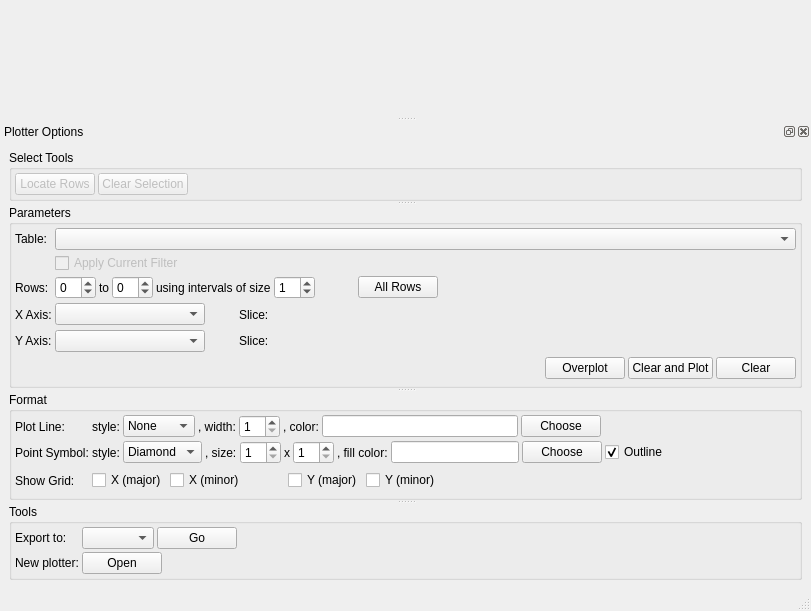
<ui version="4.0" >
 <class>Plotter</class>
 <widget class="QMainWindow" name="Plotter" >
  <property name="geometry" >
   <rect>
    <x>0</x>
    <y>0</y>
    <width>811</width>
    <height>611</height>
   </rect>
  </property>
  <property name="windowTitle" >
   <string>Table Browser Plotter</string>
  </property>
  <widget class="QWidget" name="centralwidget" >
   <layout class="QGridLayout" >
    <property name="margin" >
     <number>9</number>
    </property>
    <property name="spacing" >
     <number>6</number>
    </property>
    <item row="0" column="0" >
     <widget class="QFrame" name="canvasFrame" >
      <property name="frameShape" >
       <enum>QFrame::NoFrame</enum>
      </property>
      <property name="frameShadow" >
       <enum>QFrame::Plain</enum>
      </property>
      <property name="lineWidth" >
       <number>0</number>
      </property>
     </widget>
    </item>
   </layout>
  </widget>
  <widget class="QStatusBar" name="statusbar" />
  <widget class="QDockWidget" name="dockWidget" >
   <property name="floating" >
    <bool>true</bool>
   </property>
   <property name="windowTitle" >
    <string>Plotter Options</string>
   </property>
   <attribute name="dockWidgetArea" >
    <number>8</number>
   </attribute>
   <widget class="QWidget" name="dockWidgetContents" >
    <layout class="QGridLayout" >
     <property name="margin" >
      <number>9</number>
     </property>
     <property name="spacing" >
      <number>6</number>
     </property>
     <item row="0" column="0" >
      <widget class="QSplitter" name="splitter_3" >
       <property name="orientation" >
        <enum>Qt::Vertical</enum>
       </property>
       <widget class="QGroupBox" name="selectBox" >
        <property name="title" >
         <string>Select Tools</string>
        </property>
        <layout class="QHBoxLayout" >
         <property name="margin" >
          <number>3</number>
         </property>
         <property name="spacing" >
          <number>3</number>
         </property>
         <item>
          <widget class="QPushButton" name="selectLocateButton" >
           <property name="enabled" >
            <bool>false</bool>
           </property>
           <property name="text" >
            <string>Locate Rows</string>
           </property>
          </widget>
         </item>
         <item>
          <widget class="QPushButton" name="selectClearButton" >
           <property name="enabled" >
            <bool>false</bool>
           </property>
           <property name="text" >
            <string>Clear Selection</string>
           </property>
          </widget>
         </item>
         <item>
          <spacer>
           <property name="orientation" >
            <enum>Qt::Horizontal</enum>
           </property>
           <property name="sizeHint" >
            <size>
             <width>40</width>
             <height>20</height>
            </size>
           </property>
          </spacer>
         </item>
        </layout>
       </widget>
       <widget class="QSplitter" name="splitter_2" >
        <property name="orientation" >
         <enum>Qt::Vertical</enum>
        </property>
        <widget class="QSplitter" name="splitter" >
         <property name="orientation" >
          <enum>Qt::Vertical</enum>
         </property>
         <widget class="QGroupBox" name="paramsBox" >
          <property name="sizePolicy" >
           <sizepolicy>
            <hsizetype>5</hsizetype>
            <vsizetype>0</vsizetype>
            <horstretch>0</horstretch>
            <verstretch>0</verstretch>
           </sizepolicy>
          </property>
          <property name="title" >
           <string>Parameters</string>
          </property>
          <layout class="QGridLayout" >
           <property name="margin" >
            <number>3</number>
           </property>
           <property name="spacing" >
            <number>3</number>
           </property>
           <item row="0" column="1" >
            <widget class="QComboBox" name="tableChooser" />
           </item>
           <item row="2" column="0" >
            <widget class="QLabel" name="label_2" >
             <property name="text" >
              <string>Rows:</string>
             </property>
            </widget>
           </item>
           <item row="4" column="1" >
            <layout class="QHBoxLayout" >
             <property name="margin" >
              <number>0</number>
             </property>
             <property name="spacing" >
              <number>3</number>
             </property>
             <item>
              <widget class="QComboBox" name="yChooser" >
               <property name="sizePolicy" >
                <sizepolicy>
                 <hsizetype>5</hsizetype>
                 <vsizetype>0</vsizetype>
                 <horstretch>0</horstretch>
                 <verstretch>0</verstretch>
                </sizepolicy>
               </property>
               <property name="minimumSize" >
                <size>
                 <width>150</width>
                 <height>0</height>
                </size>
               </property>
              </widget>
             </item>
             <item>
              <spacer>
               <property name="orientation" >
                <enum>Qt::Horizontal</enum>
               </property>
               <property name="sizeType" >
                <enum>QSizePolicy::Fixed</enum>
               </property>
               <property name="sizeHint" >
                <size>
                 <width>31</width>
                 <height>20</height>
                </size>
               </property>
              </spacer>
             </item>
             <item>
              <widget class="QLabel" name="ySliceLabel" >
               <property name="text" >
                <string>Slice:</string>
               </property>
              </widget>
             </item>
             <item>
              <widget class="QFrame" name="ySliceFrame" >
               <property name="frameShape" >
                <enum>QFrame::NoFrame</enum>
               </property>
               <property name="frameShadow" >
                <enum>QFrame::Plain</enum>
               </property>
               <property name="lineWidth" >
                <number>0</number>
               </property>
              </widget>
             </item>
             <item>
              <spacer>
               <property name="orientation" >
                <enum>Qt::Horizontal</enum>
               </property>
               <property name="sizeHint" >
                <size>
                 <width>381</width>
                 <height>20</height>
                </size>
               </property>
              </spacer>
             </item>
            </layout>
           </item>
           <item row="4" column="0" >
            <widget class="QLabel" name="label_6" >
             <property name="text" >
              <string>Y Axis:</string>
             </property>
            </widget>
           </item>
           <item row="2" column="1" >
            <layout class="QHBoxLayout" >
             <property name="margin" >
              <number>0</number>
             </property>
             <property name="spacing" >
              <number>3</number>
             </property>
             <item>
              <widget class="QSpinBox" name="rowFrom" >
               <property name="wrapping" >
                <bool>true</bool>
               </property>
              </widget>
             </item>
             <item>
              <widget class="QLabel" name="label_3" >
               <property name="text" >
                <string>to</string>
               </property>
              </widget>
             </item>
             <item>
              <widget class="QSpinBox" name="rowTo" >
               <property name="wrapping" >
                <bool>true</bool>
               </property>
              </widget>
             </item>
             <item>
              <widget class="QLabel" name="label_4" >
               <property name="text" >
                <string>using intervals of size</string>
               </property>
              </widget>
             </item>
             <item>
              <widget class="QSpinBox" name="rowInterval" >
               <property name="wrapping" >
                <bool>true</bool>
               </property>
               <property name="minimum" >
                <number>1</number>
               </property>
               <property name="value" >
                <number>1</number>
               </property>
              </widget>
             </item>
             <item>
              <spacer>
               <property name="orientation" >
                <enum>Qt::Horizontal</enum>
               </property>
               <property name="sizeType" >
                <enum>QSizePolicy::Maximum</enum>
               </property>
               <property name="sizeHint" >
                <size>
                 <width>40</width>
                 <height>20</height>
                </size>
               </property>
              </spacer>
             </item>
             <item>
              <widget class="QPushButton" name="allRowsButton" >
               <property name="text" >
                <string>All Rows</string>
               </property>
              </widget>
             </item>
             <item>
              <spacer>
               <property name="orientation" >
                <enum>Qt::Horizontal</enum>
               </property>
               <property name="sizeHint" >
                <size>
                 <width>151</width>
                 <height>20</height>
                </size>
               </property>
              </spacer>
             </item>
            </layout>
           </item>
           <item row="3" column="1" >
            <layout class="QHBoxLayout" >
             <property name="margin" >
              <number>0</number>
             </property>
             <property name="spacing" >
              <number>3</number>
             </property>
             <item>
              <widget class="QComboBox" name="xChooser" >
               <property name="sizePolicy" >
                <sizepolicy>
                 <hsizetype>5</hsizetype>
                 <vsizetype>0</vsizetype>
                 <horstretch>0</horstretch>
                 <verstretch>0</verstretch>
                </sizepolicy>
               </property>
               <property name="minimumSize" >
                <size>
                 <width>150</width>
                 <height>0</height>
                </size>
               </property>
              </widget>
             </item>
             <item>
              <spacer>
               <property name="orientation" >
                <enum>Qt::Horizontal</enum>
               </property>
               <property name="sizeType" >
                <enum>QSizePolicy::Fixed</enum>
               </property>
               <property name="sizeHint" >
                <size>
                 <width>31</width>
                 <height>25</height>
                </size>
               </property>
              </spacer>
             </item>
             <item>
              <widget class="QLabel" name="xSliceLabel" >
               <property name="text" >
                <string>Slice:</string>
               </property>
              </widget>
             </item>
             <item>
              <widget class="QFrame" name="xSliceFrame" >
               <property name="frameShape" >
                <enum>QFrame::NoFrame</enum>
               </property>
               <property name="frameShadow" >
                <enum>QFrame::Plain</enum>
               </property>
               <property name="lineWidth" >
                <number>0</number>
               </property>
              </widget>
             </item>
             <item>
              <spacer>
               <property name="orientation" >
                <enum>Qt::Horizontal</enum>
               </property>
               <property name="sizeHint" >
                <size>
                 <width>381</width>
                 <height>25</height>
                </size>
               </property>
              </spacer>
             </item>
            </layout>
           </item>
           <item row="3" column="0" >
            <widget class="QLabel" name="label_5" >
             <property name="text" >
              <string>X Axis:</string>
             </property>
            </widget>
           </item>
           <item row="0" column="0" >
            <widget class="QLabel" name="label" >
             <property name="text" >
              <string>Table:</string>
             </property>
            </widget>
           </item>
           <item row="5" column="1" >
            <layout class="QHBoxLayout" >
             <property name="margin" >
              <number>0</number>
             </property>
             <property name="spacing" >
              <number>3</number>
             </property>
             <item>
              <spacer>
               <property name="orientation" >
                <enum>Qt::Horizontal</enum>
               </property>
               <property name="sizeHint" >
                <size>
                 <width>481</width>
                 <height>27</height>
                </size>
               </property>
              </spacer>
             </item>
             <item>
              <widget class="QPushButton" name="overplotButton" >
               <property name="text" >
                <string>Overplot</string>
               </property>
              </widget>
             </item>
             <item>
              <widget class="QPushButton" name="plotButton" >
               <property name="text" >
                <string>Clear and Plot</string>
               </property>
              </widget>
             </item>
             <item>
              <widget class="QPushButton" name="clearButton" >
               <property name="text" >
                <string>Clear</string>
               </property>
              </widget>
             </item>
            </layout>
           </item>
           <item row="1" column="1" >
            <widget class="QCheckBox" name="filterBox" >
             <property name="enabled" >
              <bool>false</bool>
             </property>
             <property name="text" >
              <string>Apply Current Filter</string>
             </property>
            </widget>
           </item>
          </layout>
         </widget>
         <widget class="QGroupBox" name="formatBox" >
          <property name="sizePolicy" >
           <sizepolicy>
            <hsizetype>5</hsizetype>
            <vsizetype>0</vsizetype>
            <horstretch>0</horstretch>
            <verstretch>0</verstretch>
           </sizepolicy>
          </property>
          <property name="title" >
           <string>Format</string>
          </property>
          <layout class="QGridLayout" >
           <property name="margin" >
            <number>3</number>
           </property>
           <property name="spacing" >
            <number>3</number>
           </property>
           <item row="0" column="0" >
            <widget class="QLabel" name="label_8" >
             <property name="text" >
              <string>Plot Line:</string>
             </property>
            </widget>
           </item>
           <item row="1" column="0" >
            <widget class="QLabel" name="label_11" >
             <property name="text" >
              <string>Point Symbol:</string>
             </property>
            </widget>
           </item>
           <item row="1" column="1" >
            <layout class="QHBoxLayout" >
             <property name="margin" >
              <number>0</number>
             </property>
             <property name="spacing" >
              <number>3</number>
             </property>
             <item>
              <widget class="QLabel" name="label_12" >
               <property name="text" >
                <string>style:</string>
               </property>
              </widget>
             </item>
             <item>
              <widget class="QComboBox" name="pointStyleChooser" >
               <property name="sizePolicy" >
                <sizepolicy>
                 <hsizetype>5</hsizetype>
                 <vsizetype>0</vsizetype>
                 <horstretch>0</horstretch>
                 <verstretch>0</verstretch>
                </sizepolicy>
               </property>
               <item>
                <property name="text" >
                 <string>Diamond</string>
                </property>
               </item>
               <item>
                <property name="text" >
                 <string>Circle</string>
                </property>
               </item>
               <item>
                <property name="text" >
                 <string>Square</string>
                </property>
               </item>
               <item>
                <property name="text" >
                 <string>None</string>
                </property>
               </item>
              </widget>
             </item>
             <item>
              <widget class="QLabel" name="label_13" >
               <property name="text" >
                <string>, size:</string>
               </property>
              </widget>
             </item>
             <item>
              <widget class="QSpinBox" name="pointSize1" >
               <property name="maximum" >
                <number>10</number>
               </property>
               <property name="minimum" >
                <number>1</number>
               </property>
               <property name="value" >
                <number>1</number>
               </property>
              </widget>
             </item>
             <item>
              <widget class="QLabel" name="label_14" >
               <property name="text" >
                <string>x</string>
               </property>
              </widget>
             </item>
             <item>
              <widget class="QSpinBox" name="pointSize2" >
               <property name="maximum" >
                <number>10</number>
               </property>
               <property name="minimum" >
                <number>1</number>
               </property>
               <property name="value" >
                <number>1</number>
               </property>
              </widget>
             </item>
             <item>
              <widget class="QLabel" name="label_15" >
               <property name="text" >
                <string>, fill color:</string>
               </property>
              </widget>
             </item>
             <item>
              <widget class="QLineEdit" name="symbolColorEdit" >
               <property name="minimumSize" >
                <size>
                 <width>100</width>
                 <height>0</height>
                </size>
               </property>
              </widget>
             </item>
             <item>
              <widget class="QPushButton" name="symbolColorChoose" >
               <property name="text" >
                <string>Choose</string>
               </property>
              </widget>
             </item>
             <item>
              <widget class="QCheckBox" name="symbolOutlineBox" >
               <property name="text" >
                <string>Outline</string>
               </property>
               <property name="checked" >
                <bool>true</bool>
               </property>
              </widget>
             </item>
             <item>
              <spacer>
               <property name="orientation" >
                <enum>Qt::Horizontal</enum>
               </property>
               <property name="sizeHint" >
                <size>
                 <width>40</width>
                 <height>20</height>
                </size>
               </property>
              </spacer>
             </item>
            </layout>
           </item>
           <item row="2" column="0" >
            <widget class="QLabel" name="label_10" >
             <property name="text" >
              <string>Show Grid:</string>
             </property>
            </widget>
           </item>
           <item row="2" column="1" >
            <layout class="QHBoxLayout" >
             <property name="margin" >
              <number>0</number>
             </property>
             <property name="spacing" >
              <number>3</number>
             </property>
             <item>
              <widget class="QCheckBox" name="gridXmaj" >
               <property name="text" >
                <string>X (major)</string>
               </property>
              </widget>
             </item>
             <item>
              <widget class="QCheckBox" name="gridXmin" >
               <property name="text" >
                <string>X (minor)</string>
               </property>
              </widget>
             </item>
             <item>
              <spacer>
               <property name="orientation" >
                <enum>Qt::Horizontal</enum>
               </property>
               <property name="sizeType" >
                <enum>QSizePolicy::Fixed</enum>
               </property>
               <property name="sizeHint" >
                <size>
                 <width>40</width>
                 <height>20</height>
                </size>
               </property>
              </spacer>
             </item>
             <item>
              <widget class="QCheckBox" name="gridYmaj" >
               <property name="text" >
                <string>Y (major)</string>
               </property>
              </widget>
             </item>
             <item>
              <widget class="QCheckBox" name="gridYmin" >
               <property name="text" >
                <string>Y (minor)</string>
               </property>
              </widget>
             </item>
             <item>
              <spacer>
               <property name="orientation" >
                <enum>Qt::Horizontal</enum>
               </property>
               <property name="sizeHint" >
                <size>
                 <width>16</width>
                 <height>27</height>
                </size>
               </property>
              </spacer>
             </item>
            </layout>
           </item>
           <item row="0" column="1" >
            <layout class="QHBoxLayout" >
             <property name="margin" >
              <number>0</number>
             </property>
             <property name="spacing" >
              <number>3</number>
             </property>
             <item>
              <widget class="QLabel" name="label_16" >
               <property name="text" >
                <string>style:</string>
               </property>
              </widget>
             </item>
             <item>
              <widget class="QComboBox" name="lineStyleChooser" >
               <property name="sizePolicy" >
                <sizepolicy>
                 <hsizetype>5</hsizetype>
                 <vsizetype>0</vsizetype>
                 <horstretch>0</horstretch>
                 <verstretch>0</verstretch>
                </sizepolicy>
               </property>
               <property name="currentIndex" >
                <number>3</number>
               </property>
               <item>
                <property name="text" >
                 <string>Solid</string>
                </property>
               </item>
               <item>
                <property name="text" >
                 <string>Dashed</string>
                </property>
               </item>
               <item>
                <property name="text" >
                 <string>Dotted</string>
                </property>
               </item>
               <item>
                <property name="text" >
                 <string>None</string>
                </property>
               </item>
              </widget>
             </item>
             <item>
              <widget class="QLabel" name="label_17" >
               <property name="text" >
                <string>, width:</string>
               </property>
              </widget>
             </item>
             <item>
              <widget class="QSpinBox" name="lineWidthSpinner" >
               <property name="maximum" >
                <number>99</number>
               </property>
               <property name="minimum" >
                <number>1</number>
               </property>
               <property name="value" >
                <number>1</number>
               </property>
              </widget>
             </item>
             <item>
              <widget class="QLabel" name="label_18" >
               <property name="text" >
                <string>, color:</string>
               </property>
              </widget>
             </item>
             <item>
              <widget class="QLineEdit" name="lineColorEdit" >
               <property name="minimumSize" >
                <size>
                 <width>100</width>
                 <height>0</height>
                </size>
               </property>
              </widget>
             </item>
             <item>
              <widget class="QPushButton" name="lineColorChoose" >
               <property name="text" >
                <string>Choose</string>
               </property>
              </widget>
             </item>
             <item>
              <spacer>
               <property name="orientation" >
                <enum>Qt::Horizontal</enum>
               </property>
               <property name="sizeHint" >
                <size>
                 <width>40</width>
                 <height>20</height>
                </size>
               </property>
              </spacer>
             </item>
            </layout>
           </item>
          </layout>
         </widget>
        </widget>
        <widget class="QGroupBox" name="toolsBox" >
         <property name="sizePolicy" >
          <sizepolicy>
           <hsizetype>5</hsizetype>
           <vsizetype>0</vsizetype>
           <horstretch>0</horstretch>
           <verstretch>0</verstretch>
          </sizepolicy>
         </property>
         <property name="title" >
          <string>Tools</string>
         </property>
         <layout class="QGridLayout" >
          <property name="margin" >
           <number>3</number>
          </property>
          <property name="spacing" >
           <number>3</number>
          </property>
          <item row="0" column="0" >
           <widget class="QLabel" name="label_9" >
            <property name="text" >
             <string>Export to:</string>
            </property>
           </widget>
          </item>
          <item row="0" column="1" >
           <layout class="QHBoxLayout" >
            <property name="margin" >
             <number>0</number>
            </property>
            <property name="spacing" >
             <number>3</number>
            </property>
            <item>
             <widget class="QComboBox" name="exportChooser" >
              <property name="enabled" >
               <bool>true</bool>
              </property>
             </widget>
            </item>
            <item>
             <widget class="QPushButton" name="exportButton" >
              <property name="enabled" >
               <bool>true</bool>
              </property>
              <property name="text" >
               <string>Go</string>
              </property>
             </widget>
            </item>
            <item>
             <spacer>
              <property name="orientation" >
               <enum>Qt::Horizontal</enum>
              </property>
              <property name="sizeHint" >
               <size>
                <width>271</width>
                <height>20</height>
               </size>
              </property>
             </spacer>
            </item>
           </layout>
          </item>
          <item row="1" column="0" >
           <widget class="QLabel" name="label_7" >
            <property name="text" >
             <string>New plotter:</string>
            </property>
           </widget>
          </item>
          <item row="1" column="1" >
           <layout class="QHBoxLayout" >
            <property name="margin" >
             <number>0</number>
            </property>
            <property name="spacing" >
             <number>3</number>
            </property>
            <item>
             <widget class="QPushButton" name="openButton" >
              <property name="text" >
               <string>Open</string>
              </property>
             </widget>
            </item>
            <item>
             <spacer>
              <property name="orientation" >
               <enum>Qt::Horizontal</enum>
              </property>
              <property name="sizeHint" >
               <size>
                <width>511</width>
                <height>20</height>
               </size>
              </property>
             </spacer>
            </item>
           </layout>
          </item>
         </layout>
        </widget>
       </widget>
      </widget>
     </item>
    </layout>
   </widget>
  </widget>
 </widget>
 <resources/>
 <connections/>
</ui>
